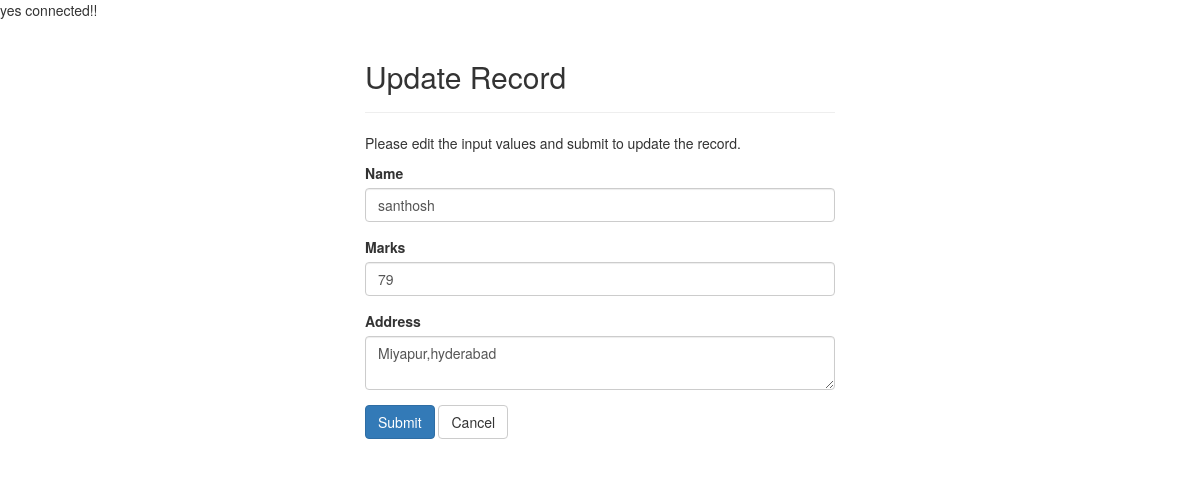
The page /update.php?id=3 on the database its author committed.
### tables this page shows
CREATE TABLE `student` (
  `id` int(11) NOT NULL,
  `name` text NOT NULL,
  `marks` float NOT NULL,
  `address` text NOT NULL
);

### update.php (the view, shortened to what this page needs)
<?php
require_once 'config.php';
$name = $address = $marks= "";
$name_err = $address_err = $marks_err = "";
if(isset($_POST["id"]) && !empty($_POST["id"])){
    $id = $_POST["id"];
    $input_name = trim($_POST["name"]);
    if(empty($input_name)){
        $name_err = "Please enter a name.";
    } elseif(!filter_var(trim($_POST["name"]), FILTER_VALIDATE_REGEXP, array("options"=>array("regexp"=>"/^[a-zA-Z'-.\s ]+$/")))){
        $name_err = 'Please enter a valid name.';
    } else{
        $name = $input_name;
    }
    $input_marks= trim($_POST["marks"]);
    if(empty($input_marks)){
        $marks_err = "Please enter the marks amount.";
    } elseif(!ctype_digit($input_marks)){
        $marks_err = 'Please enter a positive integer value.';
    } else{
        $marks = $input_marks;
    }
    $input_address = trim($_POST["address"]);
    if(empty($input_address)){
        $address_err = 'Please enter an address.';
    } else{
        $address = $input_address;
    }
    if(empty($name_err) && empty($address_err) && empty($marks_err)){
        $sql = "UPDATE student SET name=?, marks=?,address=? WHERE id=?";
        if($stmt = mysqli_prepare($link, $sql)){
            mysqli_stmt_bind_param($stmt, "sssi", $param_name, $param_marks, $param_address, $param_id);
            $param_name = $name;
            $param_address = $address;
            $param_marks = $marks;
            $param_id = $id;
            if(mysqli_stmt_execute($stmt)){
                header("location: index.php");
                exit();
            } else{
                echo "Something went wrong. Please try again later.";
            }
        }
        mysqli_stmt_close($stmt);
    }
    mysqli_close($link);
} else{
    if(isset($_GET["id"]) && !empty(trim($_GET["id"]))){
        $sql = "SELECT * FROM student WHERE id = ?";
        if($stmt = mysqli_prepare($link, $sql)){
            mysqli_stmt_bind_param($stmt, "i", $param_id);
            if(mysqli_stmt_execute($stmt)){
                $result = mysqli_stmt_get_result($stmt);
                if(mysqli_num_rows($result) == 1){
                    $row = mysqli_fetch_array($result, MYSQLI_ASSOC);
                    $name = $row["name"];
					$marks = $row["marks"];
                    $address = $row["address"];
                } else{
                    header("location: error.php");
                    exit();
                }
            } else{
                echo "Oops! Something went wrong. Please try again later.";
            }
        }
    }  else{
        header("location: error.php");
        exit();
    }
}
?>
<!DOCTYPE html>
<html lang="en">
<head>
    <link rel="stylesheet" href="https://maxcdn.bootstrapcdn.com/bootstrap/3.3.7/css/bootstrap.css">
</head>
<body>
    <div class="wrapper">
        <div class="container-fluid">
            <div class="row">
                <div class="col-md-12">
                    <div class="page-header">
                        <h2>Update Record</h2>
                    </div>
                    <p>Please edit the input values and submit to update the record.</p>
                    <form action="<?php echo htmlspecialchars(basename($_SERVER['REQUEST_URI'])); ?>" method="post">
                        <div class="form-group <?php echo (!empty($name_err)) ? 'has-error' : ''; ?>">
                            <label>Name</label>
                            <input type="text" name="name" class="form-control" value="<?php echo $name; ?>">
                        </div>
						 <div class="form-group <?php echo (!empty($salary_err)) ? 'has-error' : ''; ?>">
                            <label>Marks</label>
                            <input type="text" name="marks" class="form-control" value="<?php echo $marks; ?>">
                        </div>
                        <div class="form-group <?php echo (!empty($address_err)) ? 'has-error' : ''; ?>">
                            <label>Address</label>
                            <textarea name="address" class="form-control"><?php echo $address; ?></textarea>
                        </div>
                        <input type="submit" class="btn btn-primary" value="Submit">
                        <a href="index.php" class="btn btn-default">Cancel</a>
                    </form>
                </div>
            </div>
        </div>
    </div>
</body>
</html>

### update.php (style rules this page uses)
.wrapper { width: 500px; margin: 0 auto; }

### rows shown on the page
student: name "santhosh", marks "79", address "Miyapur,hyderabad"
